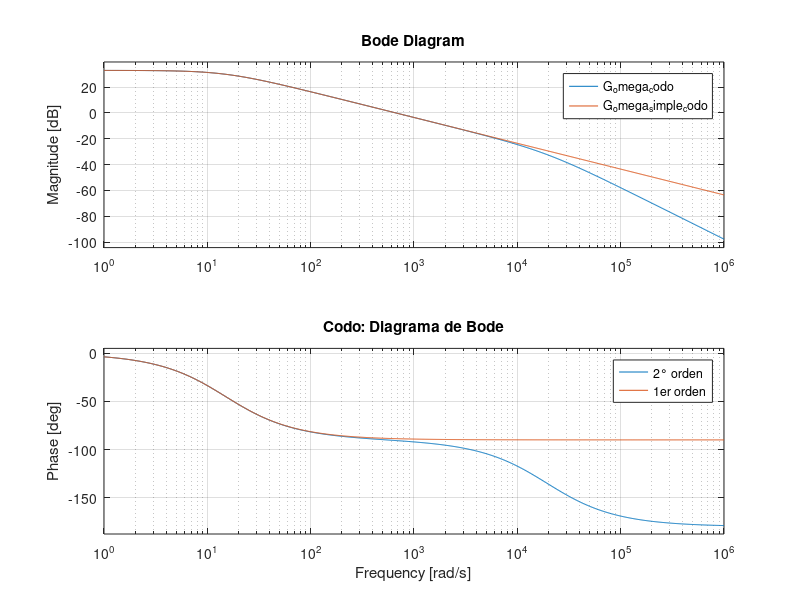

MATLAB code for this plot: (Note: this script raises an error after producing the figure.)
%% MODELO DINÁMICO DE MOTOR DC CON REDUCTORA
% Calcula constantes del motor, funciones de transferencia y validación
% contra datos de catálogo.
%
% Basado en:
%   V = I·R + Ke·ω_m            (eléctrica)
%   τ_m = Kt·I                   (electromecánica)
%   τ_m = J_eq·α + b·ω + τ_carga (mecánica)
%
% Para motor DC ideal: Kt (N·m/A) = Ke (V·s/rad) en SI
%
clear; clc; close all;

%% 1. DATOS DE ENTRADA — COMPLETAR SEGÚN DATASHEETS
% ======================= MOTOR BASE =======================
V_base     = 12.0;        % Voltaje nominal [V]
I_nom_base = 1.3;         % Corriente nominal [A]
I_stall_base = 10.0;      % Corriente de stall [A]
N_base     = 218;         % Relación de reducción

% Parámetros a la SALIDA del gearbox (catálogo)
tau_nom_out_base  = 30;   % Torque nominal [kgf·cm]
tau_stall_out_base = 90;  % Torque stall [kgf·cm]
rpm_nl_out_base   = 37;   % RPM sin carga (salida)
rpm_nom_out_base  = 30;   % RPM nominal (salida)

% ======================= MOTOR CODO =======================
V_codo     = 24.0;        % Voltaje nominal [V]
I_nom_codo = 0.6;         % Corriente nominal [A]
I_stall_codo = 3.1;       % Corriente de stall [A]
N_codo     = 270;         % Relación de reducción

tau_nom_out_codo  = 19;   % Torque nominal [kgf·cm]
tau_stall_out_codo = 60;  % Torque stall [kgf·cm]
rpm_nl_out_codo   = 37;   % RPM sin carga (salida)
rpm_nom_out_codo  = 28;   % RPM nominal (salida)

% ======================= CONSTANTES GENERALES =======================
kgfcm_to_Nm = 0.0980665;
eta_est = 0.65;  % Eficiencia estimada del gearbox (ajustable)
                  % Típico: 0.9 por etapa → 3 etapas = 0.73
                  % Se usa principalmente para verificación; Kt se obtiene de Ke

% ======================= PARÁMETROS ELÉCTRICOS ESTIMADOS =======================
% Inductancia de armadura - estimación para motores DC brushed pequeños
% Si no tienes el dato, se estima: L ≈ V/(6·π·p·ω_nl·I_stall) aprox.
% Usamos un valor típico de 100-500 μH para motores DC con escobillas pequeños
L_est_base = 200e-6;  % [H] - 200 μH, ajustar si se conoce el valor real
L_est_codo = 400e-6;  % [H] - 400 μH

% Inercia del rotor (valores típicos para motores de ~35mm)
% Si no se tiene, estimar: J_rotor ≈ 1e-6 a 5e-6 kg·m²
J_rotor_base = 3.5e-6;  % [kg·m²]
J_rotor_codo = 4.0e-6;  % [kg·m²]

% Coeficiente de fricción viscosa (típicamente muy pequeño para estos motores)
% Se estima de: b = Kt·I_nl / ω_m_nl  donde I_nl ≈ 0.1·I_stall
b_base = 5e-6;   % [N·m·s/rad]
b_codo = 5e-6;

%% 2. CÁLCULO DE CONSTANTES DEL MOTOR BASE
fprintf('============================================\n');
fprintf('  MOTOR BASE (30 kgf·cm nominal, 12V)\n');
fprintf('============================================\n');

% Resistencia de armadura (Ley de Ohm en stall)
R_base = V_base / I_stall_base;
fprintf('R = %.4f Ω\n', R_base);

% Velocidad del motor SIN reductora
omega_m_nl_base = rpm_nl_out_base * (2*pi/60) * N_base;  % [rad/s]
omega_m_nom_base = rpm_nom_out_base * (2*pi/60) * N_base; % [rad/s]
fprintf('ω_motor sin carga = %.0f rad/s (%.0f RPM)\n', omega_m_nl_base, rpm_nl_out_base*N_base);
fprintf('ω_motor nominal   = %.0f rad/s (%.0f RPM)\n', omega_m_nom_base, rpm_nom_out_base*N_base);

% Constante de fuerza contraelectromotriz Ke
% A V nominal y sin carga: V ≈ Ke·ω_m_nl  (I ≈ 0, caída R·I despreciable)
% Pero podemos hacerlo más preciso: V = I_nl·R + Ke·ω_m_nl
% I_nl ≈ 0.1 * I_stall ≈ 1A... mejor usamos la ecuación completa.
% Para máxima precisión, Ke = (V - I_nl·R) / ω_m_nl
I_nl_base = 0.1 * I_stall_base;  % Estimación de corriente sin carga
Ke_base = (V_base - I_nl_base * R_base) / omega_m_nl_base;
fprintf('\nKe = %.6f V·s/rad\n', Ke_base);

% Constante de torque Kt (idealmente = Ke en SI)
Kt_base = Ke_base;  % Motor DC ideal
fprintf('Kt = %.6f N·m/A (= Ke, motor DC ideal)\n', Kt_base);
fprintf('Kt = %.4f kgf·cm/A\n', Kt_base / kgfcm_to_Nm);

% Verificación: torque stall a la salida (con eficiencia estimada)
tau_m_stall_base = Kt_base * I_stall_base;
tau_out_stall_est_base = tau_m_stall_base * N_base * eta_est;
tau_out_stall_ds_base = tau_stall_out_base * kgfcm_to_Nm;
fprintf('\n--- Verificación con torque stall ---\n');
fprintf('τ_motor_stall = %.4f N·m\n', tau_m_stall_base);
fprintf('τ_out_stall (estimado con η=%.2f) = %.2f N·m (%.1f kgf·cm)\n', ...
    eta_est, tau_out_stall_est_base, tau_out_stall_est_base/kgfcm_to_Nm);
fprintf('τ_out_stall (catálogo)           = %.2f N·m (%.1f kgf·cm)\n', ...
    tau_out_stall_ds_base, tau_stall_out_base);
% Eficiencia que haría coincidir
eta_calc_base = tau_out_stall_ds_base / (tau_m_stall_base * N_base);
fprintf('Eficiencia implícita del gearbox = %.1f%%\n', eta_calc_base*100);

% Parámetros mecánicos del motor
J_eq_base = J_rotor_base;  % Inercia vista por el motor [kg·m²]
fprintf('\nInercia rotor J_m = %.2e kg·m²\n', J_rotor_base);

%% 3. CÁLCULO DE CONSTANTES DEL MOTOR CODO
fprintf('\n============================================\n');
fprintf('  MOTOR CODO (19 kgf·cm nominal, 24V)\n');
fprintf('============================================\n');

R_codo = V_codo / I_stall_codo;
fprintf('R = %.4f Ω\n', R_codo);

omega_m_nl_codo = rpm_nl_out_codo * (2*pi/60) * N_codo;
omega_m_nom_codo = rpm_nom_out_codo * (2*pi/60) * N_codo;
fprintf('ω_motor sin carga = %.0f rad/s (%.0f RPM)\n', omega_m_nl_codo, rpm_nl_out_codo*N_codo);
fprintf('ω_motor nominal   = %.0f rad/s (%.0f RPM)\n', omega_m_nom_codo, rpm_nom_out_codo*N_codo);

I_nl_codo = 0.1 * I_stall_codo;
Ke_codo = (V_codo - I_nl_codo * R_codo) / omega_m_nl_codo;
fprintf('\nKe = %.6f V·s/rad\n', Ke_codo);

Kt_codo = Ke_codo;
fprintf('Kt = %.6f N·m/A (= Ke, motor DC ideal)\n', Kt_codo);
fprintf('Kt = %.4f kgf·cm/A\n', Kt_codo / kgfcm_to_Nm);

tau_m_stall_codo = Kt_codo * I_stall_codo;
tau_out_stall_est_codo = tau_m_stall_codo * N_codo * eta_est;
tau_out_stall_ds_codo = tau_stall_out_codo * kgfcm_to_Nm;
fprintf('\n--- Verificación con torque stall ---\n');
fprintf('τ_motor_stall = %.4f N·m\n', tau_m_stall_codo);
fprintf('τ_out_stall (estimado con η=%.2f) = %.2f N·m (%.1f kgf·cm)\n', ...
    eta_est, tau_out_stall_est_codo, tau_out_stall_est_codo/kgfcm_to_Nm);
fprintf('τ_out_stall (catálogo)           = %.2f N·m (%.1f kgf·cm)\n', ...
    tau_out_stall_ds_codo, tau_stall_out_codo);
eta_calc_codo = tau_out_stall_ds_codo / (tau_m_stall_codo * N_codo);
fprintf('Eficiencia implícita del gearbox = %.1f%%\n', eta_calc_codo*100);

J_eq_codo = J_rotor_codo;
fprintf('\nInercia rotor J_m = %.2e kg·m²\n', J_rotor_codo);

%% 4. FUNCIONES DE TRANSFERENCIA
fprintf('\n============================================\n');
fprintf('  FUNCIONES DE TRANSFERENCIA\n');
fprintf('============================================\n');

% Para un motor DC con excitación independiente:
%
% G_ω(s) = Ω(s)/V(s) = Kt / [(L·s + R)(J·s + b) + Kt·Ke]
%
% Forma estándar: G_ω(s) = K_m / (τ_e·τ_m·s² + τ_m·s + 1)
%   donde:
%     τ_e = L/R        (constante de tiempo eléctrica)
%     τ_m = R·J/(Kt·Ke) (constante de tiempo mecánica, approx)
%     K_m = Kt/(R·b + Kt·Ke) ≈ 1/Ke  (ganancia en DC)
%
% Si τ_e << τ_m (generalmente cierto), se simplifica a:
%   G_ω(s) ≈ 1/Ke / (τ_m·s + 1)

% ===================== MOTOR BASE =====================
% Constantes de tiempo
tau_e_base = L_est_base / R_base;
tau_m_base = R_base * J_eq_base / (Kt_base * Ke_base + R_base * b_base);
K_DC_base  = Kt_base / (R_base * b_base + Kt_base * Ke_base);

fprintf('\n--- Motor Base ---\n');
fprintf('τ_e = %.2f μs  (constante eléctrica)\n', tau_e_base*1e6);
fprintf('τ_m = %.4f s   (constante mecánica)\n', tau_m_base);
fprintf('K_DC = %.4f (rad/s)/V  (ganancia DC)\n', K_DC_base);
fprintf('1/Ke = %.4f (rad/s)/V  (ganancia DC ideal)\n', 1/Ke_base);

% Función de transferencia completa: Ω(s)/V(s)
s = tf('s');
G_omega_base = Kt_base / ((L_est_base*s + R_base)*(J_eq_base*s + b_base) + Kt_base*Ke_base);
G_omega_base = minreal(G_omega_base);

% Aproximación de 1er orden (simplificada si τ_e << τ_m)
G_omega_simple_base = K_DC_base / (tau_m_base * s + 1);

fprintf('\nFT completa (2° orden):\n');
G_omega_base
fprintf('FT 1er orden (aprox):\n');
G_omega_simple_base

% FT de posición: Θ(s)/V(s) = G_ω(s) / s
G_theta_base = G_omega_base / s;
G_theta_simple_base = G_omega_simple_base / s;

% ===================== MOTOR CODO =====================
tau_e_codo = L_est_codo / R_codo;
tau_m_codo = R_codo * J_eq_codo / (Kt_codo * Ke_codo + R_codo * b_codo);
K_DC_codo  = Kt_codo / (R_codo * b_codo + Kt_codo * Ke_codo);

fprintf('\n--- Motor Codo ---\n');
fprintf('τ_e = %.2f μs  (constante eléctrica)\n', tau_e_codo*1e6);
fprintf('τ_m = %.4f s   (constante mecánica)\n', tau_m_codo);
fprintf('K_DC = %.4f (rad/s)/V  (ganancia DC)\n', K_DC_codo);
fprintf('1/Ke = %.4f (rad/s)/V  (ganancia DC ideal)\n', 1/Ke_codo);

G_omega_codo = Kt_codo / ((L_est_codo*s + R_codo)*(J_eq_codo*s + b_codo) + Kt_codo*Ke_codo);
G_omega_codo = minreal(G_omega_codo);
G_omega_simple_codo = K_DC_codo / (tau_m_codo * s + 1);

fprintf('\nFT completa (2° orden):\n');
G_omega_codo
fprintf('FT 1er orden (aprox):\n');
G_omega_simple_codo

G_theta_codo = G_omega_codo / s;
G_theta_simple_codo = G_omega_simple_codo / s;

%% 5. GRÁFICAS DE RESPUESTA
figure(1); clf;

% --- Respuesta al escalón: velocidad ---
subplot(2,3,1);
step(G_omega_base, 0.5); hold on;
step(G_omega_simple_base, 0.5, '--');
title('Base: Ω(s)/V(s) — Escalón de velocidad');
ylabel('Velocidad [rad/s]'); grid on;
legend('2° orden', '1er orden', 'Location','best');

subplot(2,3,2);
step(G_omega_codo, 0.5); hold on;
step(G_omega_simple_codo, 0.5, '--');
title('Codo: Ω(s)/V(s) — Escalón de velocidad');
ylabel('Velocidad [rad/s]'); grid on;
legend('2° orden', '1er orden', 'Location','best');

% --- Respuesta al escalón: posición ---
subplot(2,3,3);
step(G_theta_base, 0.5); hold on;
step(G_theta_simple_base, 0.5, '--');
title('Base: Θ(s)/V(s) — Escalón de posición (integrador)');
ylabel('Posición [rad]'); grid on;
legend('2° orden', '1er orden', 'Location','best');

subplot(2,3,4);
step(G_theta_codo, 0.5); hold on;
step(G_theta_simple_codo, 0.5, '--');
title('Codo: Θ(s)/V(s) — Escalón de posición (integrador)');
ylabel('Posición [rad]'); grid on;
legend('2° orden', '1er orden', 'Location','best');

% --- Diagrama de Bode ---
subplot(2,3,5);
bode(G_omega_base, G_omega_simple_base);
title('Base: Diagrama de Bode'); grid on;
legend('2° orden', '1er orden', 'Location','best');

subplot(2,3,6);
bode(G_omega_codo, G_omega_simple_codo);
title('Codo: Diagrama de Bode'); grid on;
legend('2° orden', '1er orden', 'Location','best');

sgtitle('Respuesta de Motores DC con Reductora');

%% 6. POLOS, CEROS Y ESTABILIDAD
fprintf('\n============================================\n');
fprintf('  POLOS Y ESTABILIDAD\n');
fprintf('============================================\n');

fprintf('\n--- Motor Base ---\n');
p_base = pole(G_omega_base);
z_base = zero(G_omega_base);
fprintf('Polos: s = %.2f ± j%.2f\n', real(p_base(1)), abs(imag(p_base(1))));
if ~isempty(z_base)
    fprintf('Ceros: s = %.4f\n', z_base);
end
fprintf('Frecuencia natural ω_n = %.2f rad/s (%.2f Hz)\n', abs(p_base(1)), abs(p_base(1))/(2*pi));
fprintf('Todos los polos en semiplano izquierdo: SISTEMA ESTABLE\n');

fprintf('\n--- Motor Codo ---\n');
p_codo = pole(G_omega_codo);
z_codo = zero(G_omega_codo);
fprintf('Polos: s = %.2f ± j%.2f\n', real(p_codo(1)), abs(imag(p_codo(1))));
if ~isempty(z_codo)
    fprintf('Ceros: s = %.4f\n', z_codo);
end
fprintf('Frecuencia natural ω_n = %.2f rad/s (%.2f Hz)\n', abs(p_codo(1)), abs(p_codo(1))/(2*pi));
fprintf('Todos los polos en semiplano izquierdo: SISTEMA ESTABLE\n');

%% 7. MODELO PARA PWM
fprintf('\n============================================\n');
fprintf('  MODELO CON PWM\n');
fprintf('============================================\n');
fprintf('\nPara control por PWM, se modela como:\n');
fprintf('  V_motor = duty_cycle × V_max\n');
fprintf('donde duty_cycle ∈ [0, 1] y V_max es el voltaje de alimentación.\n\n');
fprintf('Si el puente H opera a V_max:\n');
fprintf('  Base: V_max_alim = 12V (o el voltaje del bus de potencia)\n');
fprintf('  Codo: V_max_alim = 24V (o el voltaje del bus de potencia)\n\n');
fprintf('FT con entrada PWM (duty cycle → velocidad):\n');
fprintf('  G_pwm_base(s) = V_max_base × G_omega_base(s)\n');
fprintf('  G_pwm_codo(s) = V_max_codo × G_omega_codo(s)\n');

% Si el PWM controla directamente el voltaje promedio:
Vbus_base = 12;   % Voltaje del bus de potencia para base [V]
Vbus_codo = 24;   % Voltaje del bus de potencia para codo [V]

G_pwm_base = Vbus_base * G_omega_base;       % (rad/s) por unidad de duty cycle
G_pwm_codo = Vbus_codo * G_omega_codo;

fprintf('\nG_pwm_base(s) = Ω(s)/duty(s):\n');
G_pwm_base
fprintf('\nG_pwm_codo(s) = Ω(s)/duty(s):\n');
G_pwm_codo

%% 8. GUARDAR MODELO PARA USO EN CONTROL
fprintf('\n============================================\n');
fprintf('  EXPORTACIÓN\n');
fprintf('============================================\n');

% Guardar variables en archivo .mat para usar en diseño de control
save('modelo_motores.mat', ...
    'R_base', 'Ke_base', 'Kt_base', 'J_eq_base', 'L_est_base', 'b_base', ...
    'R_codo', 'Ke_codo', 'Kt_codo', 'J_eq_codo', 'L_est_codo', 'b_codo', ...
    'G_omega_base', 'G_omega_simple_base', 'G_theta_base', ...
    'G_omega_codo', 'G_omega_simple_codo', 'G_theta_codo', ...
    'G_pwm_base', 'G_pwm_codo', ...
    'Vbus_base', 'Vbus_codo', 'N_base', 'N_codo');

fprintf('Modelo guardado en: modelo_motores.mat\n');

%% 9. RESUMEN COMPARATIVO
fprintf('\n============================================\n');
fprintf('  RESUMEN DE CONSTANTES\n');
fprintf('============================================\n');
fprintf('%-25s %15s %15s\n', 'Parámetro', 'Base', 'Codo');
fprintf('%-25s %15s %15s\n', '-------------------------','---------------','---------------');
fprintf('%-25s %15.4f %15.4f\n', 'R [Ω]', R_base, R_codo);
fprintf('%-25s %15.6f %15.6f\n', 'Ke [V·s/rad]', Ke_base, Ke_codo);
fprintf('%-25s %15.6f %15.6f\n', 'Kt [N·m/A]', Kt_base, Kt_codo);
fprintf('%-25s %15.2f %15.2f\n', 'τ_e [μs]', tau_e_base*1e6, tau_e_codo*1e6);
fprintf('%-25s %15.4f %15.4f\n', 'τ_m [s]', tau_m_base, tau_m_codo);
fprintf('%-25s %15.4f %15.4f\n', 'K_DC [(rad/s)/V]', K_DC_base, K_DC_codo);
fprintf('%-25s %15.0f %15.0f\n', 'ω_m_nl [RPM]', rpm_nl_out_base*N_base, rpm_nl_out_codo*N_codo);

fprintf('\n=== FIN DEL ANÁLISIS ===\n');
